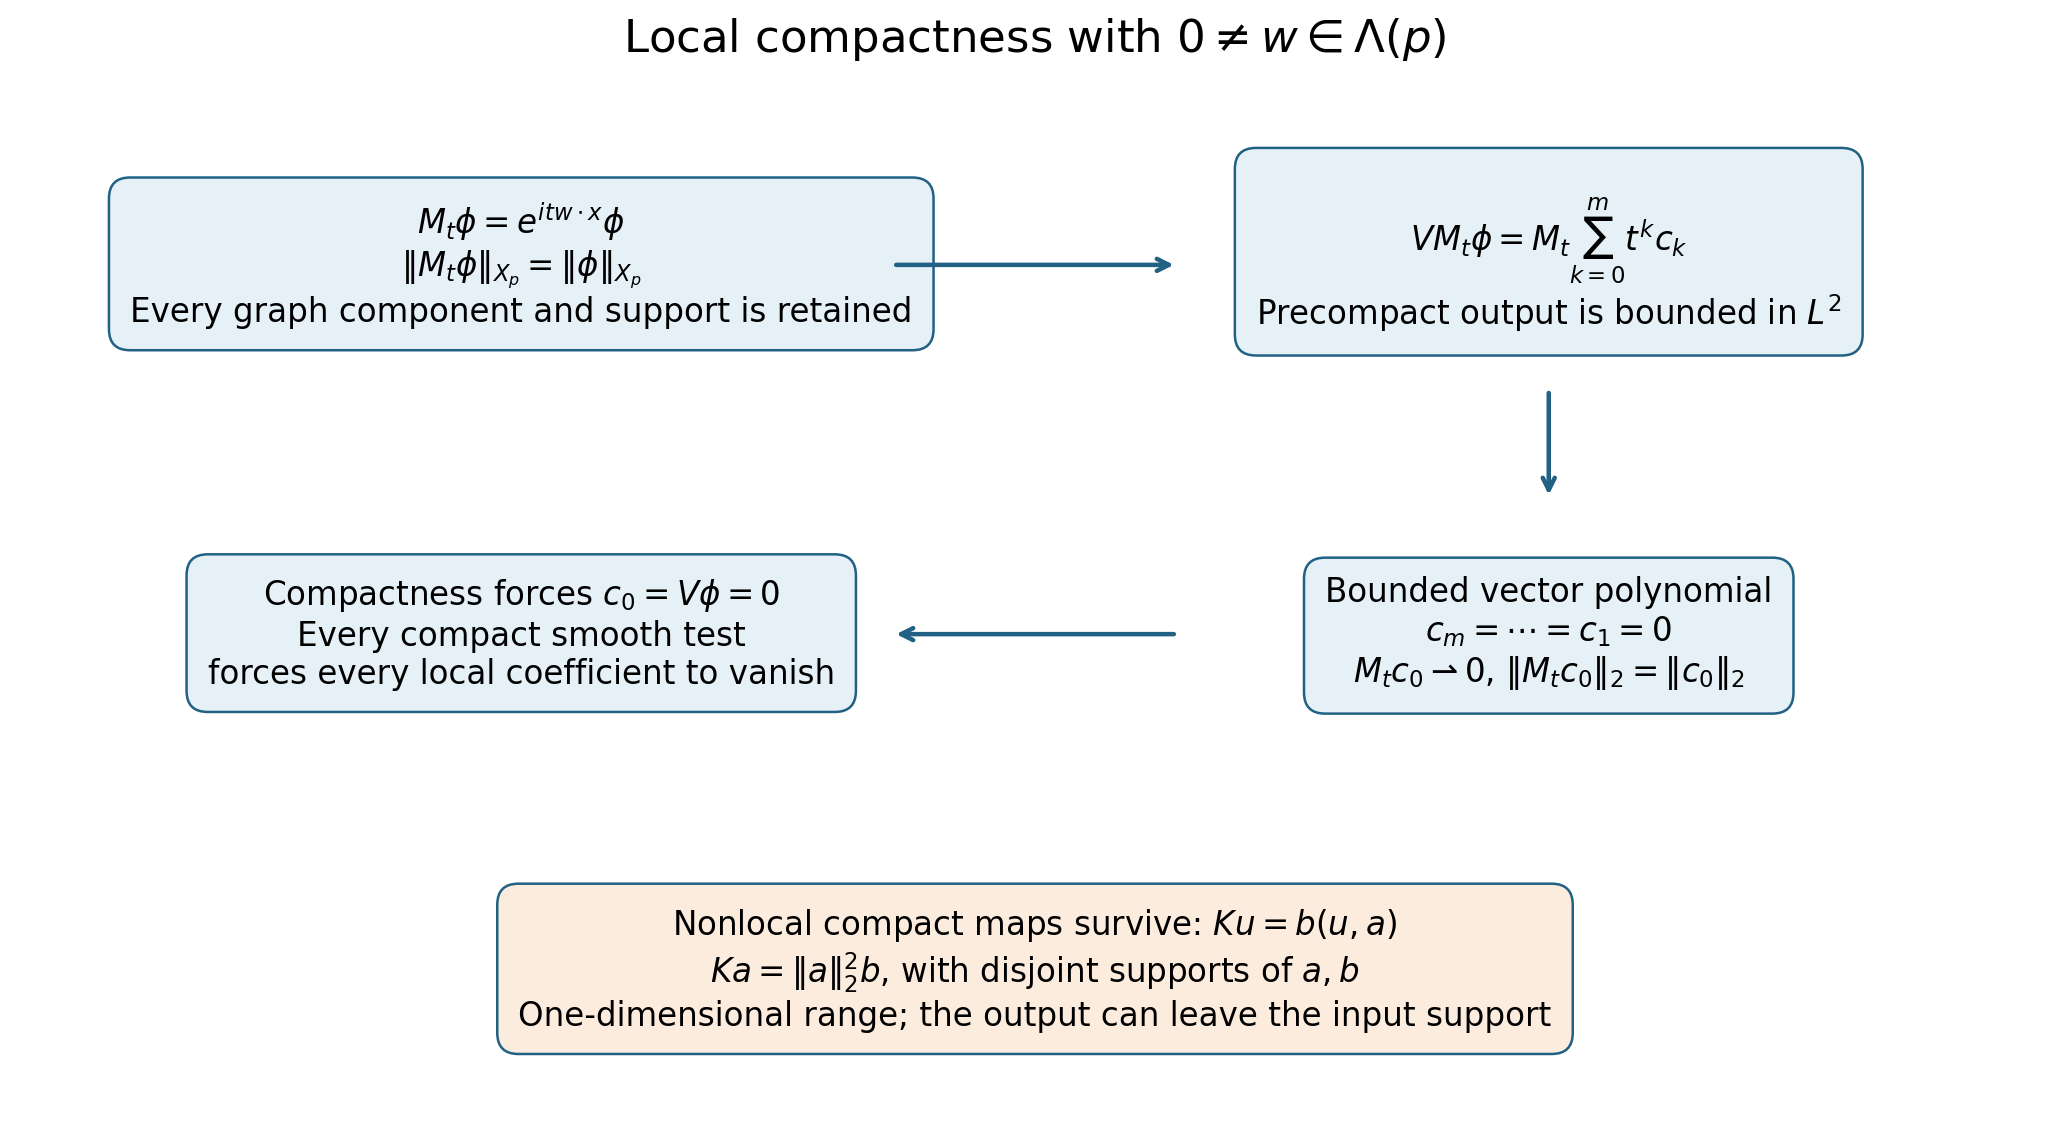

The Python source for this figure:
"""Exact local compactness proof diagram. Original CC0; Matplotlib required."""
from pathlib import Path
import matplotlib
matplotlib.use('Agg')
from matplotlib import pyplot as plt
matplotlib.rcParams.update({'font.family':'DejaVu Sans','font.size':12,'svg.hashsalt':'local-compactness-obstruction'})
out=Path(__file__).resolve().parent
fig,ax=plt.subplots(figsize=(11.5,6.3),layout='constrained');ax.set_xlim(0,1);ax.set_ylim(0,1);ax.axis('off')
def box(x,y,s,color='#e5f1f7'):
 ax.text(x,y,s,ha='center',va='center',fontsize=13,bbox={'boxstyle':'round,pad=.65','facecolor':color,'edgecolor':'#216184'})
def arrow(start,end):ax.annotate('',xy=end,xytext=start,arrowprops={'arrowstyle':'->','color':'#216184','lw':1.8})
ax.text(.5,.96,r'Local compactness with $0\ne w\in\Lambda(p)$',ha='center',fontsize=18)
box(.25,.77,r'$M_t\phi=e^{itw\cdot x}\phi$'+'\n'+r'$\|M_t\phi\|_{X_p}=\|\phi\|_{X_p}$'+'\n'+'Every graph component and support is retained')
box(.75,.77,r'$VM_t\phi=M_t\sum_{k=0}^{m}t^k c_k$'+'\n'+'Precompact output is bounded in '+r'$L^2$')
arrow((.43,.77),(.57,.77))
box(.75,.44,'Bounded vector polynomial'+ '\n'+r'$c_m=\cdots=c_1=0$'+'\n'+r'$M_t c_0\rightharpoonup0$, $\|M_tc_0\|_2=\|c_0\|_2$')
arrow((.75,.66),(.75,.56))
box(.25,.44,'Compactness forces '+r'$c_0=V\phi=0$'+'\n'+'Every compact smooth test'+ '\n'+'forces every local coefficient to vanish')
arrow((.57,.44),(.43,.44))
box(.5,.14,r'Nonlocal compact maps survive: $Ku=b(u,a)$'+'\n'+r'$Ka=\|a\|_2^2b$, with disjoint supports of $a,b$'+'\n'+'One-dimensional range; the output can leave the input support',color='#fbecde')
fig.savefig(out/'local-compactness-obstruction.svg',metadata={'Date':None,'Creator':'Original CC0 mathematical figure'})
fig.savefig(out/'local-compactness-obstruction.png',dpi=180,metadata={'Software':'Original CC0 mathematical figure'})
plt.close(fig)
